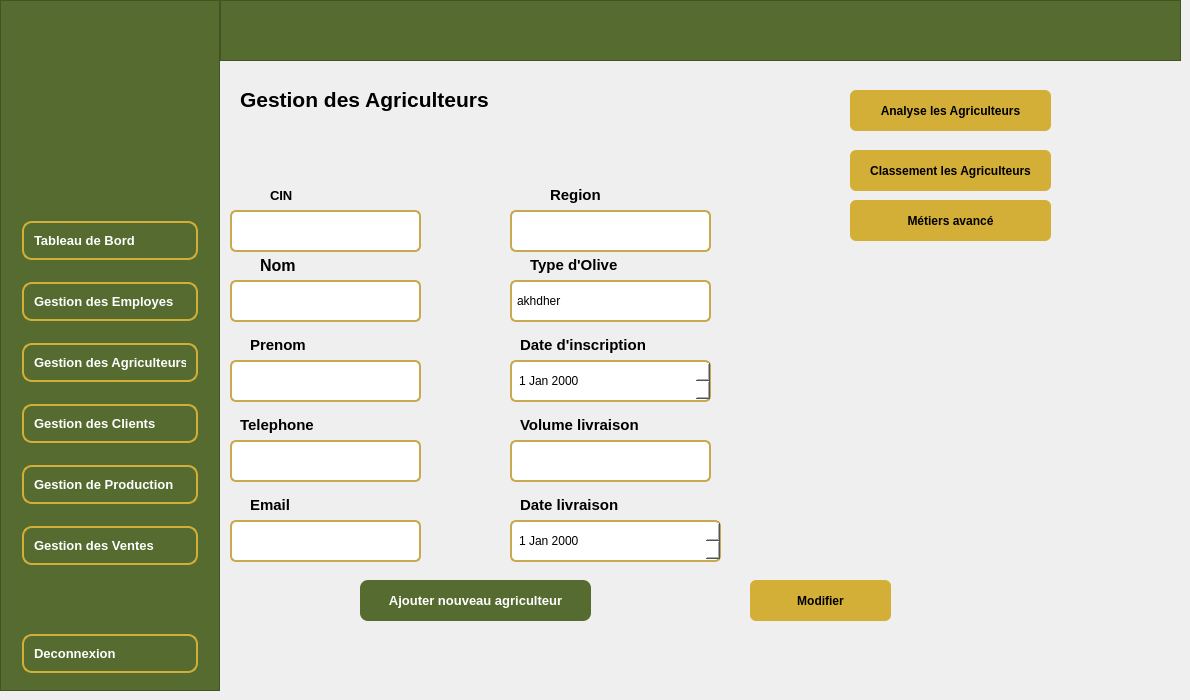
      <widget class="QWidget" name="page_agriculteurs">
       <property name="styleSheet">
        <string notr="true">/* ====== GroupBox ====== */
QGroupBox {
    border: 2px solid #C8A951;
    border-radius: 10px;
    margin-top: 15px;
    padding: 15px;
    font-weight: bold;
    font-size: 14px;
}

QGroupBox::title {
    subcontrol-origin: margin;
    left: 20px;
    padding: 0 8px;
    color: #444;
}

/* ====== LineEdit ====== */
QLineEdit {
    border: 2px solid #C8A951;
    border-radius: 6px;
    padding: 5px;
    background-color: white;
    min-height: 28px;
}

QLineEdit:focus {
    border: 2px solid #556B2F;
}

/* ====== ComboBox ====== */
QComboBox {
    border: 2px solid #C8A951;
    border-radius: 6px;
    padding: 5px;
    background-color: white;
    min-height: 28px;
}

QComboBox:hover {
    border: 2px solid #556B2F;
}

QComboBox::drop-down {
    border: none;
    width: 25px;
}

QComboBox::down-arrow {
    image: none;
    width: 10px;
    height: 10px;
}

/* ====== DateEdit ====== */
QDateEdit {
    border: 2px solid #C8A951;
    border-radius: 6px;
    padding: 5px;
    background-color: white;
    min-height: 28px;
}

QDateEdit:focus {
    border: 2px solid #556B2F;
}

/* ====== PushButton ====== */
QPushButton {
    background-color: #556B2F;
    color: white;
    border-radius: 8px;
    padding: 8px 20px;
    font-weight: bold;
}

QPushButton:hover {
    background-color: #6B8E23;
}

QPushButton:pressed {
    background-color: #3E4E1F;
}
</string>
       </property>
       <widget class="QFrame" name="sidebar_12">
        <property name="geometry">
         <rect>
          <x>0</x>
          <y>0</y>
          <width>220</width>
          <height>691</height>
         </rect>
        </property>
        <property name="minimumSize">
         <size>
          <width>220</width>
          <height>0</height>
         </size>
        </property>
        <property name="maximumSize">
         <size>
          <width>220</width>
          <height>16777215</height>
         </size>
        </property>
        <property name="styleSheet">
         <string notr="true">QFrame#sidebar_12 {
    background-color: #556B2F;
}
QPushButton {
    background-color: transparent;
    color: white;
    border: 2px solid #D4AF37;
    border-radius: 10px;
    padding: 10px;
    margin: 8px 12px;
    text-align: left;
}

QPushButton:hover {
    background-color: #D4AF37;
    color: black;
}
</string>
        </property>
        <property name="frameShape">
         <enum>QFrame::Shape::StyledPanel</enum>
        </property>
        <property name="frameShadow">
         <enum>QFrame::Shadow::Raised</enum>
        </property>
        <layout class="QVBoxLayout" name="verticalLayout_19">
         <item>
          <widget class="QLabel" name="label_54">
           <property name="minimumSize">
            <size>
             <width>150</width>
             <height>150</height>
            </size>
           </property>
           <property name="maximumSize">
            <size>
             <width>150</width>
             <height>150</height>
            </size>
           </property>
           <property name="text">
            <string/>
           </property>
           <property name="pixmap">
            <pixmap>../SMART_OIL_PRESS_DHOUHA/GestionEmployes/images/lg-removebg-preview.png</pixmap>
           </property>
           <property name="scaledContents">
            <bool>true</bool>
           </property>
           <property name="alignment">
            <set>Qt::AlignmentFlag::AlignCenter</set>
           </property>
          </widget>
         </item>
         <item>
          <spacer name="verticalSpacer_25">
           <property name="orientation">
            <enum>Qt::Orientation::Vertical</enum>
           </property>
           <property name="sizeHint" stdset="0">
            <size>
             <width>20</width>
             <height>40</height>
            </size>
           </property>
          </spacer>
         </item>
         <item>
          <widget class="QPushButton" name="btn_home_13">
           <property name="font">
            <font>
             <pointsize>10</pointsize>
             <bold>true</bold>
            </font>
           </property>
           <property name="text">
            <string>Tableau de Bord</string>
           </property>
           <property name="icon">
            <iconset theme="QIcon::ThemeIcon::GoHome"/>
           </property>
          </widget>
         </item>
         <item>
          <widget class="QPushButton" name="btn_employes_13">
           <property name="font">
            <font>
             <pointsize>10</pointsize>
             <bold>true</bold>
            </font>
           </property>
           <property name="text">
            <string>Gestion des Employes</string>
           </property>
           <property name="icon">
            <iconset theme="QIcon::ThemeIcon::UserAvailable"/>
           </property>
          </widget>
         </item>
         <item>
          <widget class="QPushButton" name="btn_agriculteurs_13">
           <property name="font">
            <font>
             <pointsize>10</pointsize>
             <bold>true</bold>
            </font>
           </property>
           <property name="text">
            <string>Gestion des Agriculteurs</string>
           </property>
          </widget>
         </item>
         <item>
          <widget class="QPushButton" name="btn_clients_13">
           <property name="font">
            <font>
             <pointsize>10</pointsize>
             <bold>true</bold>
            </font>
           </property>
           <property name="text">
            <string>Gestion des Clients</string>
           </property>
          </widget>
         </item>
         <item>
          <widget class="QPushButton" name="btn_production_13">
           <property name="font">
            <font>
             <pointsize>10</pointsize>
             <bold>true</bold>
            </font>
           </property>
           <property name="text">
            <string>Gestion de Production</string>
           </property>
          </widget>
         </item>
         <item>
          <widget class="QPushButton" name="btn_ventes_13">
           <property name="font">
            <font>
             <pointsize>10</pointsize>
             <bold>true</bold>
            </font>
           </property>
           <property name="text">
            <string>Gestion des Ventes</string>
           </property>
          </widget>
         </item>
         <item>
          <spacer name="verticalSpacer_26">
           <property name="orientation">
            <enum>Qt::Orientation::Vertical</enum>
           </property>
           <property name="sizeHint" stdset="0">
            <size>
             <width>20</width>
             <height>40</height>
            </size>
           </property>
          </spacer>
         </item>
         <item>
          <widget class="QPushButton" name="btn_logout_13">
           <property name="font">
            <font>
             <pointsize>10</pointsize>
             <bold>true</bold>
            </font>
           </property>
           <property name="text">
            <string>Deconnexion</string>
           </property>
          </widget>
         </item>
        </layout>
       </widget>
       <widget class="QFrame" name="frame_13">
        <property name="geometry">
         <rect>
          <x>220</x>
          <y>0</y>
          <width>961</width>
          <height>61</height>
         </rect>
        </property>
        <property name="styleSheet">
         <string notr="true">QFrame {
    background-color: #556B2F;
}</string>
        </property>
        <property name="frameShape">
         <enum>QFrame::Shape::StyledPanel</enum>
        </property>
        <property name="frameShadow">
         <enum>QFrame::Shadow::Raised</enum>
        </property>
       </widget>
       <widget class="QLabel" name="label_8">
        <property name="geometry">
         <rect>
          <x>260</x>
          <y>250</y>
          <width>61</width>
          <height>31</height>
         </rect>
        </property>
        <property name="font">
         <font>
          <pointsize>10</pointsize>
          <bold>false</bold>
         </font>
        </property>
        <property name="text">
         <string>&lt;html&gt;&lt;head/&gt;&lt;body&gt;&lt;p&gt;&lt;span style=&quot; font-size:12pt; font-weight:700;&quot;&gt;Nom&lt;/span&gt;&lt;/p&gt;&lt;/body&gt;&lt;/html&gt;</string>
        </property>
       </widget>
       <widget class="QLabel" name="label_9">
        <property name="geometry">
         <rect>
          <x>530</x>
          <y>250</y>
          <width>141</width>
          <height>31</height>
         </rect>
        </property>
        <property name="font">
         <font>
          <pointsize>10</pointsize>
          <bold>false</bold>
         </font>
        </property>
        <property name="text">
         <string>&lt;html&gt;&lt;head/&gt;&lt;body&gt;&lt;p&gt;&lt;span style=&quot; font-size:11pt; font-weight:700;&quot;&gt;Type d'Olive&lt;/span&gt;&lt;/p&gt;&lt;/body&gt;&lt;/html&gt;</string>
        </property>
       </widget>
       <widget class="QDateEdit" name="dateEdit_2">
        <property name="geometry">
         <rect>
          <x>510</x>
          <y>520</y>
          <width>211</width>
          <height>42</height>
         </rect>
        </property>
       </widget>
       <widget class="QLabel" name="label_10">
        <property name="geometry">
         <rect>
          <x>250</x>
          <y>490</y>
          <width>131</width>
          <height>31</height>
         </rect>
        </property>
        <property name="font">
         <font>
          <pointsize>10</pointsize>
          <bold>false</bold>
         </font>
        </property>
        <property name="text">
         <string>&lt;html&gt;&lt;head/&gt;&lt;body&gt;&lt;p&gt;&lt;span style=&quot; font-size:11pt; font-weight:700;&quot;&gt;Email&lt;/span&gt;&lt;/p&gt;&lt;/body&gt;&lt;/html&gt;</string>
        </property>
       </widget>
       <widget class="QLabel" name="label_11">
        <property name="geometry">
         <rect>
          <x>520</x>
          <y>410</y>
          <width>211</width>
          <height>31</height>
         </rect>
        </property>
        <property name="font">
         <font>
          <pointsize>10</pointsize>
          <bold>false</bold>
         </font>
        </property>
        <property name="text">
         <string>&lt;html&gt;&lt;head/&gt;&lt;body&gt;&lt;p&gt;&lt;span style=&quot; font-size:11pt; font-weight:700;&quot;&gt;Volume livraison&lt;/span&gt;&lt;/p&gt;&lt;/body&gt;&lt;/html&gt;</string>
        </property>
       </widget>
       <widget class="QDateEdit" name="dateEdit_4">
        <property name="geometry">
         <rect>
          <x>510</x>
          <y>360</y>
          <width>201</width>
          <height>42</height>
         </rect>
        </property>
       </widget>
       <widget class="QComboBox" name="comboBox_olive">
        <property name="geometry">
         <rect>
          <x>510</x>
          <y>280</y>
          <width>201</width>
          <height>42</height>
         </rect>
        </property>
        <item>
         <property name="text">
          <string>akhdher</string>
         </property>
        </item>
        <item>
         <property name="text">
          <string>mkhalet</string>
         </property>
        </item>
       </widget>
       <widget class="QLabel" name="label_12">
        <property name="geometry">
         <rect>
          <x>270</x>
          <y>180</y>
          <width>61</width>
          <height>31</height>
         </rect>
        </property>
        <property name="font">
         <font>
          <pointsize>10</pointsize>
          <bold>false</bold>
         </font>
        </property>
        <property name="text">
         <string>&lt;html&gt;&lt;head/&gt;&lt;body&gt;&lt;p&gt;&lt;span style=&quot; font-size:10pt; font-weight:700;&quot;&gt;CIN&lt;/span&gt;&lt;/p&gt;&lt;/body&gt;&lt;/html&gt;</string>
        </property>
       </widget>
       <widget class="QLineEdit" name="lineEdit_9">
        <property name="geometry">
         <rect>
          <x>230</x>
          <y>440</y>
          <width>191</width>
          <height>42</height>
         </rect>
        </property>
       </widget>
       <widget class="QPushButton" name="btn_ajouter_2">
        <property name="geometry">
         <rect>
          <x>360</x>
          <y>580</y>
          <width>231</width>
          <height>41</height>
         </rect>
        </property>
        <property name="font">
         <font>
          <pointsize>10</pointsize>
          <bold>true</bold>
         </font>
        </property>
        <property name="styleSheet">
         <string notr="true">/* ====== PushButton ====== */
QPushButton {
    background-color: #556B2F;
    color: white;
    border-radius: 8px;
    padding: 8px 20px;
    font-weight: bold;
}

QPushButton:hover {
    background-color: #6B8E23;
}

QPushButton:pressed {
    background-color: #3E4E1F;
}</string>
        </property>
        <property name="text">
         <string>Ajouter nouveau agriculteur</string>
        </property>
        <property name="icon">
         <iconset theme="QIcon::ThemeIcon::ListAdd"/>
        </property>
       </widget>
       <widget class="QLabel" name="label_55">
        <property name="geometry">
         <rect>
          <x>240</x>
          <y>410</y>
          <width>131</width>
          <height>31</height>
         </rect>
        </property>
        <property name="font">
         <font>
          <pointsize>10</pointsize>
          <bold>false</bold>
         </font>
        </property>
        <property name="text">
         <string>&lt;html&gt;&lt;head/&gt;&lt;body&gt;&lt;p&gt;&lt;span style=&quot; font-size:11pt; font-weight:700;&quot;&gt;Telephone&lt;/span&gt;&lt;/p&gt;&lt;/body&gt;&lt;/html&gt;</string>
        </property>
       </widget>
       <widget class="QLineEdit" name="nom">
        <property name="geometry">
         <rect>
          <x>230</x>
          <y>280</y>
          <width>191</width>
          <height>42</height>
         </rect>
        </property>
       </widget>
       <widget class="QLineEdit" name="lineEdit_4">
        <property name="geometry">
         <rect>
          <x>230</x>
          <y>360</y>
          <width>191</width>
          <height>42</height>
         </rect>
        </property>
       </widget>
       <widget class="QLineEdit" name="cin">
        <property name="geometry">
         <rect>
          <x>230</x>
          <y>210</y>
          <width>191</width>
          <height>42</height>
         </rect>
        </property>
       </widget>
       <widget class="QLabel" name="label_56">
        <property name="geometry">
         <rect>
          <x>550</x>
          <y>180</y>
          <width>91</width>
          <height>31</height>
         </rect>
        </property>
        <property name="font">
         <font>
          <pointsize>10</pointsize>
          <bold>false</bold>
         </font>
        </property>
        <property name="text">
         <string>&lt;html&gt;&lt;head/&gt;&lt;body&gt;&lt;p&gt;&lt;span style=&quot; font-size:11pt; font-weight:700;&quot;&gt;Region&lt;/span&gt;&lt;/p&gt;&lt;/body&gt;&lt;/html&gt;</string>
        </property>
       </widget>
       <widget class="QLabel" name="label">
        <property name="geometry">
         <rect>
          <x>240</x>
          <y>79</y>
          <width>391</width>
          <height>41</height>
         </rect>
        </property>
        <property name="font">
         <font>
          <pointsize>16</pointsize>
          <bold>true</bold>
         </font>
        </property>
        <property name="text">
         <string>&lt;html&gt;&lt;head/&gt;&lt;body&gt;&lt;p&gt;Gestion des Agriculteurs&lt;/p&gt;&lt;/body&gt;&lt;/html&gt;</string>
        </property>
       </widget>
       <widget class="QLabel" name="prenom">
        <property name="geometry">
         <rect>
          <x>250</x>
          <y>330</y>
          <width>101</width>
          <height>31</height>
         </rect>
        </property>
        <property name="font">
         <font>
          <pointsize>10</pointsize>
          <bold>false</bold>
         </font>
        </property>
        <property name="text">
         <string>&lt;html&gt;&lt;head/&gt;&lt;body&gt;&lt;p&gt;&lt;span style=&quot; font-size:11pt; font-weight:700;&quot;&gt;Prenom&lt;/span&gt;&lt;/p&gt;&lt;/body&gt;&lt;/html&gt;</string>
        </property>
       </widget>
       <widget class="QLabel" name="label_57">
        <property name="geometry">
         <rect>
          <x>520</x>
          <y>330</y>
          <width>221</width>
          <height>31</height>
         </rect>
        </property>
        <property name="font">
         <font>
          <pointsize>10</pointsize>
          <bold>false</bold>
         </font>
        </property>
        <property name="text">
         <string>&lt;html&gt;&lt;head/&gt;&lt;body&gt;&lt;p&gt;&lt;span style=&quot; font-size:11pt; font-weight:700;&quot;&gt;Date d'inscription&lt;/span&gt;&lt;/p&gt;&lt;/body&gt;&lt;/html&gt;</string>
        </property>
       </widget>
       <widget class="QLineEdit" name="lineEdit_10">
        <property name="geometry">
         <rect>
          <x>510</x>
          <y>440</y>
          <width>201</width>
          <height>42</height>
         </rect>
        </property>
       </widget>
       <widget class="QLineEdit" name="lineEdit_11">
        <property name="geometry">
         <rect>
          <x>230</x>
          <y>520</y>
          <width>191</width>
          <height>42</height>
         </rect>
        </property>
       </widget>
       <widget class="QLabel" name="label_58">
        <property name="geometry">
         <rect>
          <x>520</x>
          <y>490</y>
          <width>211</width>
          <height>31</height>
         </rect>
        </property>
        <property name="font">
         <font>
          <pointsize>10</pointsize>
          <bold>false</bold>
         </font>
        </property>
        <property name="text">
         <string>&lt;html&gt;&lt;head/&gt;&lt;body&gt;&lt;p&gt;&lt;span style=&quot; font-size:11pt; font-weight:700;&quot;&gt;Date livraison&lt;/span&gt;&lt;/p&gt;&lt;/body&gt;&lt;/html&gt;</string>
        </property>
       </widget>
       <widget class="QLineEdit" name="lineEdit_12">
        <property name="geometry">
         <rect>
          <x>510</x>
          <y>210</y>
          <width>201</width>
          <height>42</height>
         </rect>
        </property>
       </widget>
       <widget class="QPushButton" name="pushButton_20">
        <property name="geometry">
         <rect>
          <x>850</x>
          <y>90</y>
          <width>201</width>
          <height>41</height>
         </rect>
        </property>
        <property name="styleSheet">
         <string notr="true">QPushButton {
    background-color: #D4AF37;
    color: black;
    border-radius: 6px;
    padding: 6px 12px;
}

QPushButton:hover {
    background-color: #c49b2f;
}
</string>
        </property>
        <property name="text">
         <string>Analyse les Agriculteurs</string>
        </property>
       </widget>
       <widget class="QPushButton" name="pushButton_21">
        <property name="geometry">
         <rect>
          <x>850</x>
          <y>150</y>
          <width>201</width>
          <height>41</height>
         </rect>
        </property>
        <property name="styleSheet">
         <string notr="true">QPushButton {
    background-color: #D4AF37;
    color: black;
    border-radius: 6px;
    padding: 6px 12px;
}

QPushButton:hover {
    background-color: #c49b2f;
}
</string>
        </property>
        <property name="text">
         <string>Classement les Agriculteurs</string>
        </property>
       </widget>
       <widget class="QPushButton" name="btn_modifier_agri">
        <property name="geometry">
         <rect>
          <x>750</x>
          <y>580</y>
          <width>141</width>
          <height>41</height>
         </rect>
        </property>
        <property name="styleSheet">
         <string notr="true">QPushButton {
    background-color: #D4AF37;
    color: black;
    border-radius: 6px;
    padding: 6px 12px;
}

QPushButton:hover {
    background-color: #c49b2f;
}
</string>
        </property>
        <property name="text">
         <string>Modifier</string>
        </property>
        <property name="icon">
         <iconset theme="QIcon::ThemeIcon::DocumentProperties"/>
        </property>
       </widget>
       <widget class="QPushButton" name="metier">
        <property name="geometry">
         <rect>
          <x>850</x>
          <y>200</y>
          <width>201</width>
          <height>41</height>
         </rect>
        </property>
        <property name="styleSheet">
         <string notr="true">QPushButton {
    background-color: #D4AF37;
    color: black;
    border-radius: 6px;
    padding: 6px 12px;
}

QPushButton:hover {
    background-color: #c49b2f;
}
</string>
        </property>
        <property name="text">
         <string>Métiers avancé</string>
        </property>
       </widget>
      </widget>
